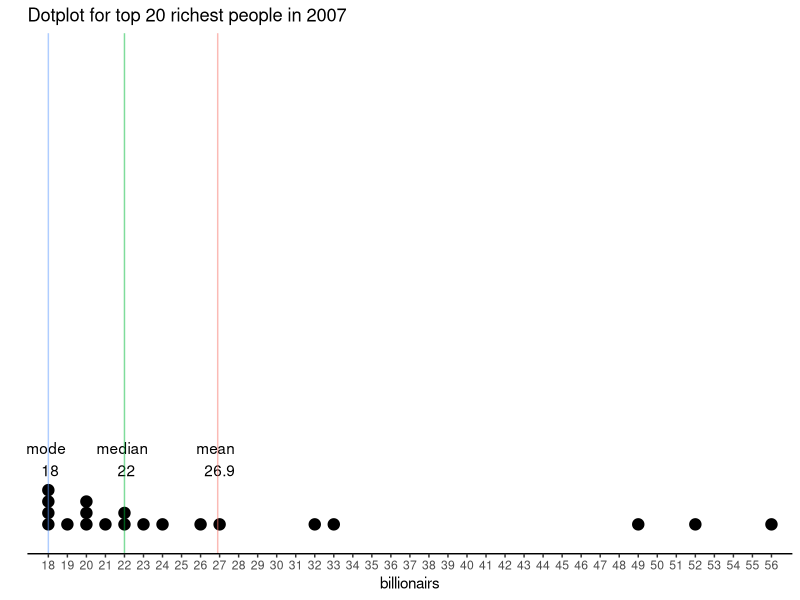

Write R code to recreate this figure.
#### -----------Centrality Measure ---------####

#The magazine Forbes publishes annually a list of the world’s wealthiest individuals. 
#For 2007, the net worth of the 20 richest individuals, in billions of dollars, 
#in no particular order

billionairs <- c(33, 26, 24, 21, 19, 20, 18, 18, 52, 56, 27, 22, 18, 49, 22, 20, 23, 32, 20, 18)

##Question 1 
## find the mean for the list of billionairs

(33+ 26+ 24+ 21+ 19+ 20+ 18+ 18+ 52+ 56+ 27+ 22+ 18+ 49+ 22+ 20+ 23+ 32+ 20+ 18) / 20

mean(billionairs)

## Question 2
## find the median for the list of billionars 
sort(billionairs, decreasing = FALSE)

median(billionairs)

## Question 3 
# find the mode for the list in billionars 

get_mode <- function(v) { 
  
  uniq <- unique(v) # get the unique values of the vector 
  uniq[which.max(
    tabulate(
      match(v, uniq)
      )
    )
    ] # we assign indecies in match, then show their # of occurances, take max, use it as index in unique values 
}

get_mode(billionairs)




## Visualizing the data might give us a better insight as well. 
## We can vizualize the data to determine the mode and median
library('ggplot2') 

bill_df <- data.frame(billionairs)
annot <- data.frame(statistic = c('mean', 'median', 'mode'), 
                   value = c( mean(billionairs), 
                              median(billionairs), 
                              get_mode(billionairs)
                             ), y_axis = rep(-0.02,3))

ggplot(bill_df, aes(x = billionairs)) +
  geom_dotplot(binwidth = 1, dotsize = .6) +
  scale_x_discrete(limits = min(billionairs): max(billionairs)) +
  geom_text(annot, mapping = aes(y = 0,x=value, label = paste(statistic,'\n',value)), nudge_y = .15)+
  theme_classic() + scale_y_continuous(breaks = NULL) +
  ylab("") +
  labs(title = "Dotplot for top 20 richest people in 2007") + 
  geom_vline(annot,mapping = aes(xintercept = value, color = statistic), alpha = 0.5, show.legend = FALSE)

  

